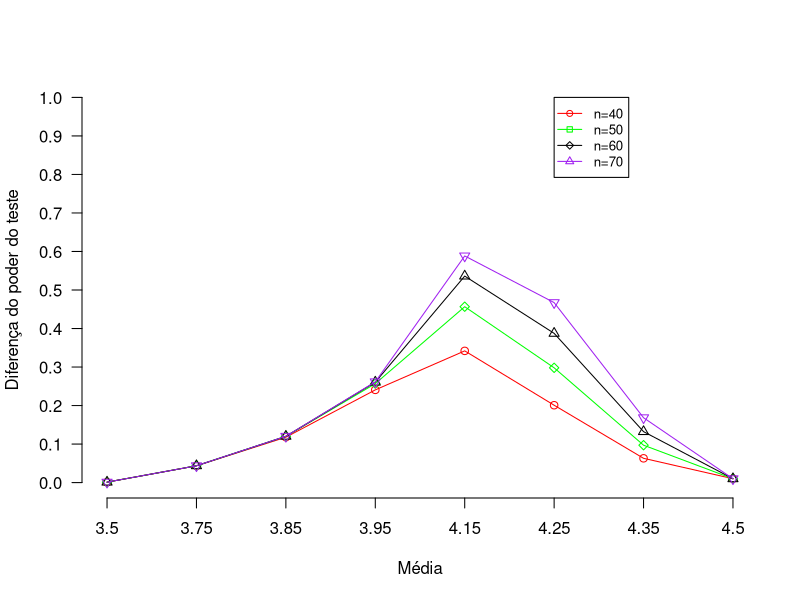

Write the R code that produced this figure.
#!/usr/bin/Rscript

poder_do_teste = function(delta, sdev, n){
	poder = power.t.test(n = n,d = delta, sd = sdev, sig.level = 0.01, power = NULL, type = "one.sample", alternative = "one.sided", strict = FALSE)
	poder[[5]]
}

h0 = 4.5
sdev = 0.77


n = 20
message(">>>> n = ", n)
poder20 <- c(
poder_do_teste(abs(3.50 - h0), sdev, n),
poder_do_teste(abs(3.75 - h0), sdev, n),
poder_do_teste(abs(3.85 - h0), sdev, n),
poder_do_teste(abs(3.95 - h0), sdev, n),
poder_do_teste(abs(4.15 - h0), sdev, n),
poder_do_teste(abs(4.25 - h0), sdev, n),
poder_do_teste(abs(4.35 - h0), sdev, n),
poder_do_teste(abs(4.5 - h0), sdev, n)
)

n = 40
message(">>>> n = ", n)
poder40 <- c(
poder_do_teste(abs(3.50 - h0), sdev, n) - poder20[[1]],
poder_do_teste(abs(3.75 - h0), sdev, n) - poder20[[2]],
poder_do_teste(abs(3.85 - h0), sdev, n) - poder20[[3]],
poder_do_teste(abs(3.95 - h0), sdev, n) - poder20[[4]],
poder_do_teste(abs(4.15 - h0), sdev, n) - poder20[[5]],
poder_do_teste(abs(4.25 - h0), sdev, n) - poder20[[6]],
poder_do_teste(abs(4.35 - h0), sdev, n) - poder20[[7]],
poder_do_teste(abs(4.5 - h0), sdev, n - poder20[[8]])
)

n = 50
message(">>>> n = ", n)
poder50 <- c(
poder_do_teste(abs(3.50 - h0), sdev, n) - poder20[[1]],
poder_do_teste(abs(3.75 - h0), sdev, n) - poder20[[2]],
poder_do_teste(abs(3.85 - h0), sdev, n) - poder20[[3]],
poder_do_teste(abs(3.95 - h0), sdev, n) - poder20[[4]],
poder_do_teste(abs(4.15 - h0), sdev, n) - poder20[[5]],
poder_do_teste(abs(4.25 - h0), sdev, n) - poder20[[6]],
poder_do_teste(abs(4.35 - h0), sdev, n) - poder20[[7]],
poder_do_teste(abs(4.5 - h0), sdev, n - poder20[[8]])
)

n=60
message(">>>> n = ", n)
poder60 <- c(
poder_do_teste(abs(3.50 - h0), sdev, n) - poder20[[1]],
poder_do_teste(abs(3.75 - h0), sdev, n) - poder20[[2]],
poder_do_teste(abs(3.85 - h0), sdev, n) - poder20[[3]],
poder_do_teste(abs(3.95 - h0), sdev, n) - poder20[[4]],
poder_do_teste(abs(4.15 - h0), sdev, n) - poder20[[5]],
poder_do_teste(abs(4.25 - h0), sdev, n) - poder20[[6]],
poder_do_teste(abs(4.35 - h0), sdev, n) - poder20[[7]],
poder_do_teste(abs(4.5 - h0), sdev, n - poder20[[8]])
)

n=70
message(">>>> n = ", n)
poder70 <- c(
poder_do_teste(abs(3.50 - h0), sdev, n) - poder20[[1]],
poder_do_teste(abs(3.75 - h0), sdev, n) - poder20[[2]],
poder_do_teste(abs(3.85 - h0), sdev, n) - poder20[[3]],
poder_do_teste(abs(3.95 - h0), sdev, n) - poder20[[4]],
poder_do_teste(abs(4.15 - h0), sdev, n) - poder20[[5]],
poder_do_teste(abs(4.25 - h0), sdev, n) - poder20[[6]],
poder_do_teste(abs(4.35 - h0), sdev, n) - poder20[[7]],
poder_do_teste(abs(4.5 - h0), sdev, n - poder20[[8]])
)

pdf("IncrementoDoTeste.pdf")
plot(poder40, type="o", ylim=c(0, 1), axes=FALSE, ann=FALSE, col="red")
lines(poder50, type="o", pch=23, col="green")
lines(poder60, type="o", pch=24, col="black")
lines(poder70, type="o", pch=25, col="purple")

axis(1, at=1:8, lab=c(3.5, 3.75, 3.85, 3.95, 4.15, 4.25, 4.35, 4.5))
title(xlab="Média", col.lab="black")

axis(2, las=1, at=c(0, 0.1, 0.2, 0.3, 0.4, 0.5, 0.6, 0.7, 0.8, 0.9, 1))
title(ylab="Diferença do poder do teste", col.lab="black")

legend(6, 1, c("n=40", "n=50", "n=60", "n=70"), cex=0.8, col=c("red", "green", "black", "purple"), pch=21:24, lty=1)

#message("Press Return To Continue")
#invisible(readLines("stdin", n=1))
